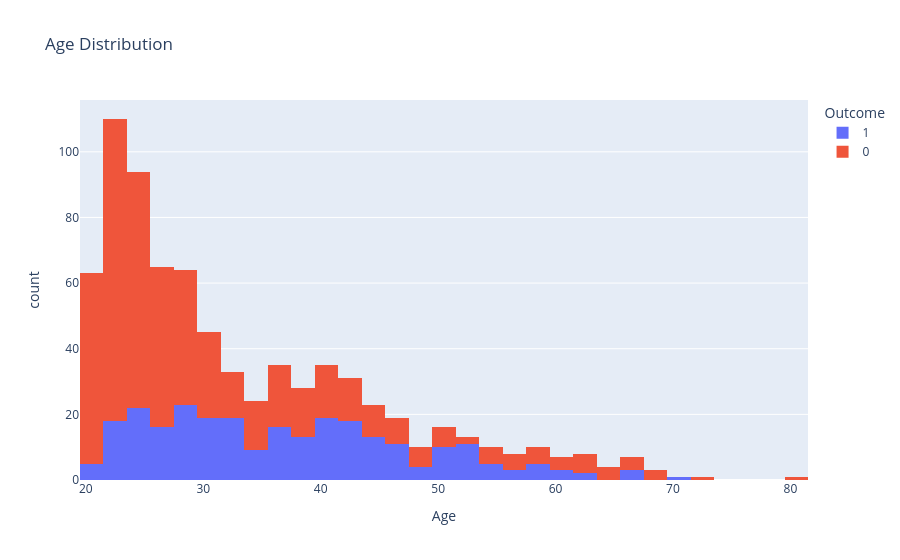

Notebook code for this chart:
### Code cell
fig = px.histogram(df, x="Age", color="Outcome",
                   title="Age Distribution")
fig.show()

### Figure 1 — Plotly figure (JSON) as saved in the notebook; plotly's stock layout.template omitted (floating-point values rounded to 4 significant figures; data arrays with more than 128 entries replaced by an {"elided": "..."} marker saying what was removed)
{"data": [{"bingroup": "x", "hovertemplate": "Outcome=1<br>Age=%{x}<br>count=%{y}<extra></extra>", "legendgroup": "1", "marker": {"color": "#636efa", "pattern": {"shape": ""}}, "name": "1", "orientation": "v", "showlegend": true, "type": "histogram", "x": {"elided": "268 int values"}, "xaxis": "x", "yaxis": "y"}, {"bingroup": "x", "hovertemplate": "Outcome=0<br>Age=%{x}<br>count=%{y}<extra></extra>", "legendgroup": "0", "marker": {"color": "#EF553B", "pattern": {"shape": ""}}, "name": "0", "orientation": "v", "showlegend": true, "type": "histogram", "x": {"elided": "500 int values"}, "xaxis": "x", "yaxis": "y"}], "layout": {"barmode": "relative", "legend": {"title": {"text": "Outcome"}, "tracegroupgap": 0}, "title": {"text": "Age Distribution"}, "xaxis": {"anchor": "y", "domain": [0, 1], "title": {"text": "Age"}}, "yaxis": {"anchor": "x", "domain": [0, 1], "title": {"text": "count"}}}}
